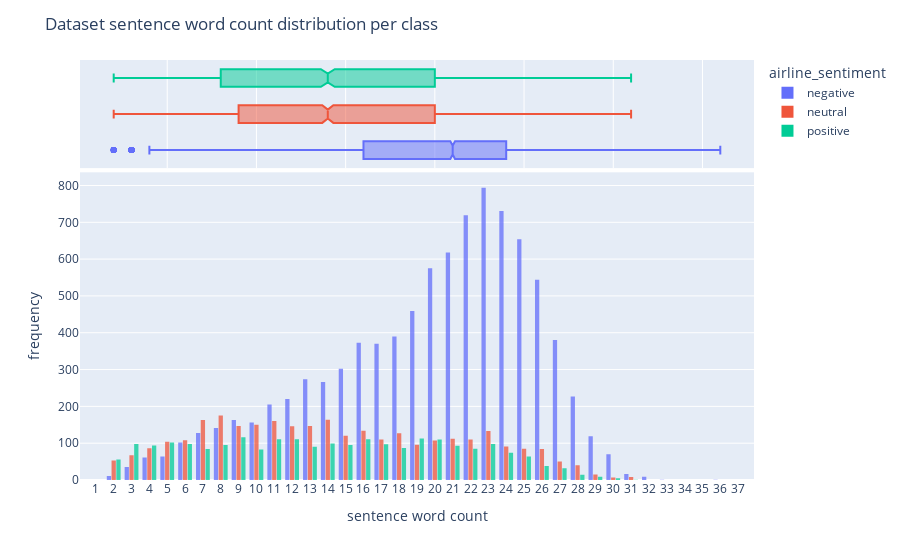
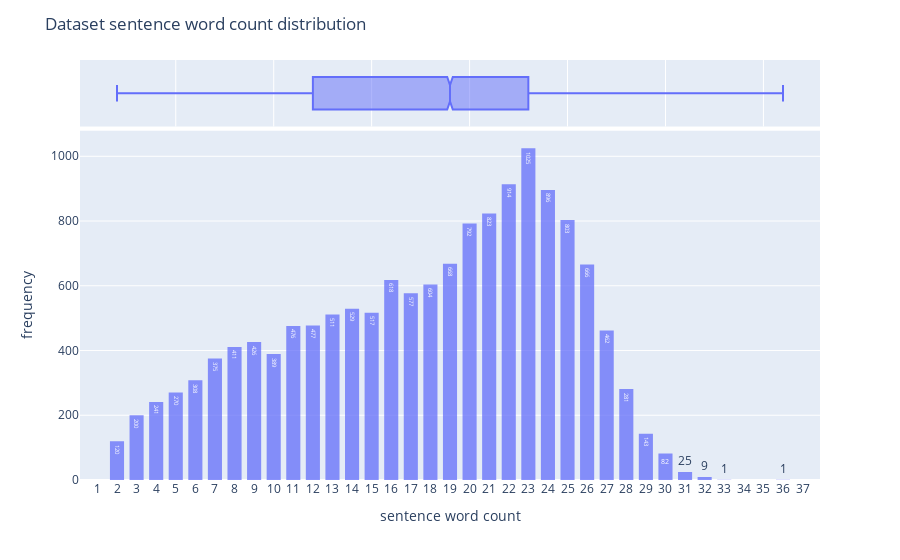

The notebook cell these images were saved under, in order:
### Markdown cell above
## Plot histogram

### Code cell
import plotly.express as px
import pandas as pd

tweets = pd.read_csv('Tweets_dataset.csv')
tweets['word_count'] = tweets.text.apply(lambda t: len(t.split()))

tweets_sentiments_count = tweets.loc[ : , ['airline_sentiment', 'word_count']] \
                                .sort_values(by='airline_sentiment')

## grouped histogram
fig = px.histogram(tweets_sentiments_count, 
                   x='word_count',
                   opacity=0.75,
                   marginal="box",
                   color='airline_sentiment', histfunc="count")
fig.update_layout(xaxis = dict(tickmode = 'linear', tick0 = 0, dtick = 1),
                  barmode='group', # ['stack', 'group', 'overlay', 'relative']
                  title='Dataset sentence word count distribution per class',
                  bargap=0.2, # gap between bars of adjacent location coordinates
                  bargroupgap=0.1, # gap between bars of the same location coordinates
                  xaxis_title="sentence word count", yaxis_title="frequency")
fig.show()

## ungrouped histogram
fig = px.histogram(tweets_sentiments_count, 
                   x='word_count',
                   opacity=0.75,
                   marginal="box",
                   histfunc="count")
fig.update_layout(xaxis = dict(tickmode = 'linear', tick0 = 0, dtick = 1),
                  barmode='group', # ['stack', 'group', 'overlay', 'relative']
                  title='Dataset sentence word count distribution',
                  bargap=0.2, # gap between bars of adjacent location coordinates
                  bargroupgap=0.1, # gap between bars of the same location coordinates
                  xaxis_title="sentence word count", yaxis_title="frequency")

fig.show()

### Figure 1 — Plotly figure (JSON) as saved in the notebook; plotly's stock layout.template omitted (floating-point values rounded to 4 significant figures; data arrays with more than 128 entries replaced by an {"elided": "..."} marker saying what was removed)
{"data": [{"alignmentgroup": "True", "bingroup": "x", "histfunc": "count", "hovertemplate": "airline_sentiment=negative<br>word_count=%{x}<br>count=%{y}<extra></extra>", "legendgroup": "negative", "marker": {"color": "#636efa", "opacity": 0.75, "pattern": {"shape": ""}}, "name": "negative", "offsetgroup": "negative", "orientation": "v", "showlegend": true, "type": "histogram", "x": {"elided": "9178 int values"}, "xaxis": "x", "yaxis": "y"}, {"alignmentgroup": "True", "hovertemplate": "airline_sentiment=negative<br>word_count=%{x}<extra></extra>", "legendgroup": "negative", "marker": {"color": "#636efa"}, "name": "negative", "notched": true, "offsetgroup": "negative", "showlegend": false, "type": "box", "x": {"elided": "9178 int values"}, "xaxis": "x2", "yaxis": "y2"}, {"alignmentgroup": "True", "bingroup": "x", "histfunc": "count", "hovertemplate": "airline_sentiment=neutral<br>word_count=%{x}<br>count=%{y}<extra></extra>", "legendgroup": "neutral", "marker": {"color": "#EF553B", "opacity": 0.75, "pattern": {"shape": ""}}, "name": "neutral", "offsetgroup": "neutral", "orientation": "v", "showlegend": true, "type": "histogram", "x": {"elided": "3099 int values"}, "xaxis": "x", "yaxis": "y"}, {"alignmentgroup": "True", "hovertemplate": "airline_sentiment=neutral<br>word_count=%{x}<extra></extra>", "legendgroup": "neutral", "marker": {"color": "#EF553B"}, "name": "neutral", "notched": true, "offsetgroup": "neutral", "showlegend": false, "type": "box", "x": {"elided": "3099 int values"}, "xaxis": "x2", "yaxis": "y2"}, {"alignmentgroup": "True", "bingroup": "x", "histfunc": "count", "hovertemplate": "airline_sentiment=positive<br>word_count=%{x}<br>count=%{y}<extra></extra>", "legendgroup": "positive", "marker": {"color": "#00cc96", "opacity": 0.75, "pattern": {"shape": ""}}, "name": "positive", "offsetgroup": "positive", "orientation": "v", "showlegend": true, "type": "histogram", "x": {"elided": "2363 int values"}, "xaxis": "x", "yaxis": "y"}, {"alignmentgroup": "True", "hovertemplate": "airline_sentiment=positive<br>word_count=%{x}<extra></extra>", "legendgroup": "positive", "marker": {"color": "#00cc96"}, "name": "positive", "notched": true, "offsetgroup": "positive", "showlegend": false, "type": "box", "x": {"elided": "2363 int values"}, "xaxis": "x2", "yaxis": "y2"}], "layout": {"bargap": 0.2, "bargroupgap": 0.1, "barmode": "group", "legend": {"title": {"text": "airline_sentiment"}, "tracegroupgap": 0}, "margin": {"t": 60}, "title": {"text": "Dataset sentence word count distribution per class"}, "xaxis": {"anchor": "y", "domain": [0, 1], "dtick": 1, "tick0": 0, "tickmode": "linear", "title": {"text": "sentence word count"}}, "xaxis2": {"anchor": "y2", "domain": [0, 1], "matches": "x", "showgrid": true, "showticklabels": false}, "yaxis": {"anchor": "x", "domain": [0, 0.7326], "title": {"text": "frequency"}}, "yaxis2": {"anchor": "x2", "domain": [0.7426, 1], "matches": "y2", "showgrid": false, "showline": false, "showticklabels": false, "ticks": ""}}}

### Figure 2 — Plotly figure (JSON) as saved in the notebook; plotly's stock layout.template omitted (floating-point values rounded to 4 significant figures; data arrays with more than 128 entries replaced by an {"elided": "..."} marker saying what was removed)
{"data": [{"alignmentgroup": "True", "bingroup": "x", "histfunc": "count", "hovertemplate": "word_count=%{x}<br>count=%{y}<extra></extra>", "legendgroup": "", "marker": {"color": "#636efa", "opacity": 0.75, "pattern": {"shape": ""}}, "name": "", "offsetgroup": "", "orientation": "v", "showlegend": false, "texttemplate": "%{value}", "type": "histogram", "x": {"elided": "14640 int values"}, "xaxis": "x", "yaxis": "y"}, {"alignmentgroup": "True", "hovertemplate": "word_count=%{x}<extra></extra>", "legendgroup": "", "marker": {"color": "#636efa"}, "name": "", "notched": true, "offsetgroup": "", "showlegend": false, "type": "box", "x": {"elided": "14640 int values"}, "xaxis": "x2", "yaxis": "y2"}], "layout": {"bargap": 0.2, "bargroupgap": 0.1, "barmode": "group", "legend": {"tracegroupgap": 0}, "margin": {"t": 60}, "title": {"text": "Dataset sentence word count distribution"}, "xaxis": {"anchor": "y", "domain": [0, 1], "dtick": 1, "tick0": 0, "tickmode": "linear", "title": {"text": "sentence word count"}}, "xaxis2": {"anchor": "y2", "domain": [0, 1], "matches": "x", "showgrid": true, "showticklabels": false}, "yaxis": {"anchor": "x", "domain": [0, 0.8316], "title": {"text": "frequency"}}, "yaxis2": {"anchor": "x2", "domain": [0.8416, 1], "matches": "y2", "showgrid": false, "showline": false, "showticklabels": false, "ticks": ""}}}
